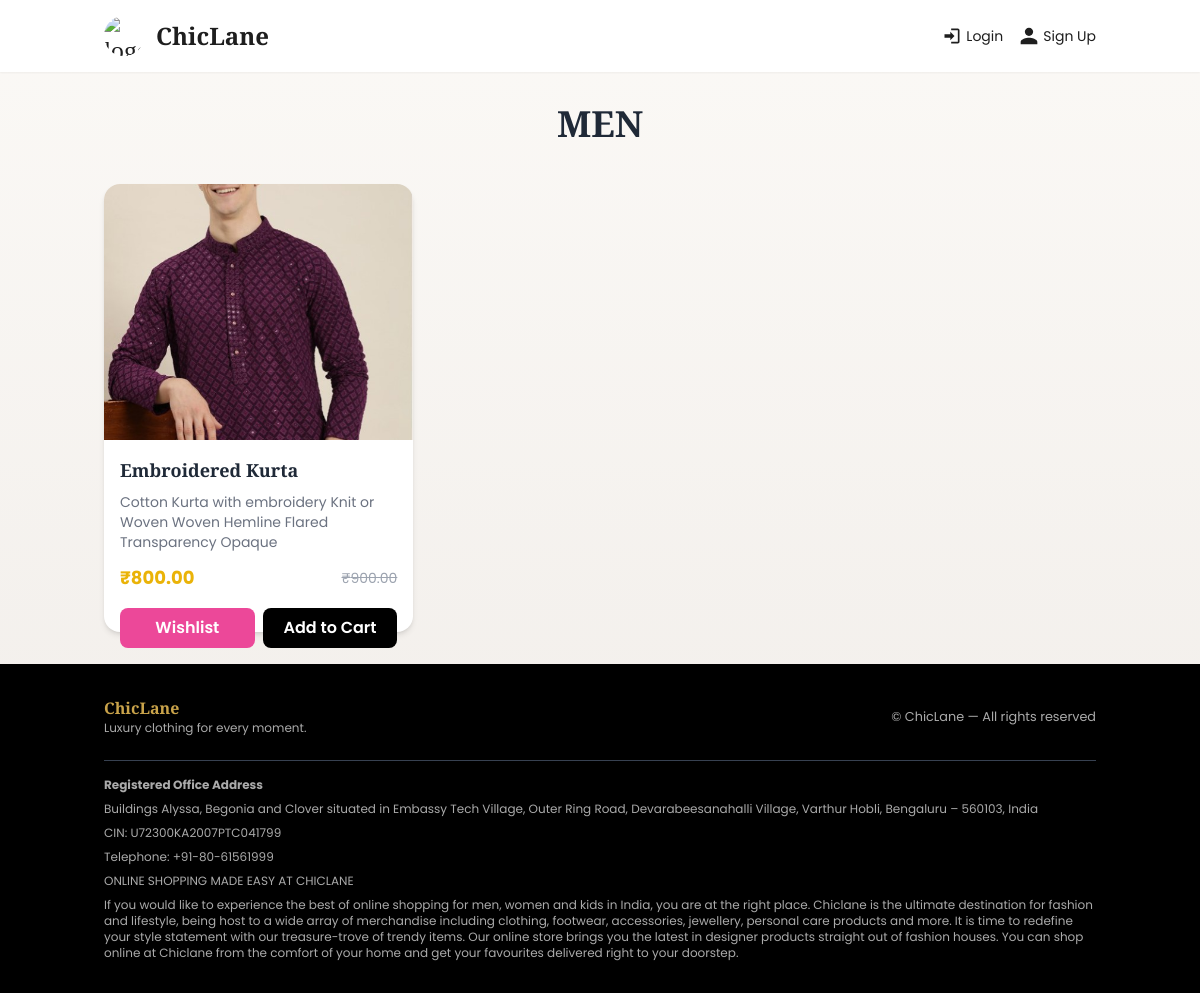
The page /category/men/ on the database its author committed.
### store/models.py (models this page shows, shortened)
class Category(models.Model):
    name = models.CharField(max_length=255)
    slug = models.SlugField(unique=True, blank=True)
    description = models.TextField(blank=True, null=True)
    parent = models.ForeignKey(
        'self',
        on_delete=models.SET_NULL,
        blank=True,
        null=True,
        related_name='subcategories'
    )
    image = models.ImageField(upload_to="category_images/", blank=True, null=True)
    class Meta:
        verbose_name_plural = "Categories"

class Product(models.Model):
    name = models.CharField(max_length=255)
    slug = models.SlugField(max_length=300, unique=True, blank=True)
    category = models.ForeignKey(
        Category,
        on_delete=models.SET_NULL,
        null=True,
        related_name="products"
    )
    description = models.TextField(blank=True)
    price = models.DecimalField(max_digits=10, decimal_places=2)
    discounted_price = models.DecimalField(max_digits=10, decimal_places=2, null=True, blank=True)
    is_featured = models.BooleanField(default=False)
    is_active = models.BooleanField(default=True)
    created_at = models.DateTimeField(auto_now_add=True)
    def get_price(self):
        return self.discounted_price if self.discounted_price else self.price

class ProductImage(models.Model):
    product = models.ForeignKey(Product, on_delete=models.CASCADE, related_name="images")
    image = models.ImageField(upload_to="products/")
    alt_text = models.CharField(max_length=255, blank=True)
    is_primary = models.BooleanField(default=False)
    color = models.CharField(max_length=80, blank=True)  # optional for variant

### store/views.py (the view)
# urls.py: path('category/<slug:slug>/', views.category_products, name='category_products'),
def category_products(request, slug):
    category = get_object_or_404(Category, slug=slug)
    subcategories = category.subcategories.all()
    if subcategories.exists():  # parent category
        products = Product.objects.filter(category__in=subcategories)
    else:
        products = Product.objects.filter(category=category)
    return render(request, "store/category_products.html", {
        "category": category,
        "subcategories": subcategories,  # pass subcategories to template
        "products": products,
    })

### store/context_processors.py (called while the page is built)
def cart_and_wishlist_counts(request):
    cart_count = 0
    wishlist_count = 0
    if request.user.is_authenticated:
        cart_count = CartItem.objects.filter(user=request.user).count()
        wishlist_count = Wishlist.objects.filter(user=request.user).count()
    else:
        session_key = request.session.session_key or request.session.create()
        cart_count = CartItem.objects.filter(session_key=session_key).count()
    return {
        "cart_count": cart_count,
        "wishlist_count": wishlist_count,
    }

### store/templates/store/category_products.html (shortened to what this page needs)
{% extends "store/base.html" %}
{% block content %}
<h1 class="text-4xl font-playfair font-bold mb-10 text-center text-gray-800" data-aos="fade-up">{{ category.name }}</h1>
<div class="grid grid-cols-1 sm:grid-cols-2 lg:grid-cols-3 xl:grid-cols-4 gap-8">
  {% for product in products %}
    <div class="bg-white rounded-2xl shadow-md hover:shadow-xl transform hover:-translate-y-1 transition-all duration-300 group">
      <a href="{% url 'store:product_detail' product.slug %}" class="block overflow-hidden rounded-t-2xl">
        {% if product.images.all %}
          <img src="{{ product.images.all.0.image.url }}" alt="{{ product.name }}" class="w-full h-64 object-cover group-hover:scale-105 transition-transform duration-500">
        {% else %}
          <img src="https://via.placeholder.com/400x300?text=No+Image" alt="{{ product.name }}" class="w-full h-64 object-cover group-hover:scale-105 transition-transform duration-500">
        {% endif %}
      </a>
      <div class="p-4 flex flex-col justify-between h-48">
        <div>
          <h3 class="text-lg font-semibold text-gray-800 mb-2 line-clamp-2">{{ product.name }}</h3>
          <p class="text-gray-500 text-sm mb-3 line-clamp-3">{{ product.description }}</p>
        </div>
        <div class="flex items-center justify-between mt-auto">
          <div class="text-yellow-500 font-bold text-lg">₹{{ product.get_price }}</div>
          {% if product.discounted_price %}
            <div class="text-gray-400 text-sm line-through">₹{{ product.price }}</div>
          {% endif %}
        </div>
        {% if product.variants.first %}
        <div class="mt-4 flex gap-2">
          <form method="post" action="{% url 'store:toggle_wishlist' %}" class="flex-1">
            <button type="submit" class="w-full py-2 rounded-lg text-white font-semibold transition-colors
              {% if product.id in wishlist_product_ids %}bg-gray-400 hover:bg-gray-500{% else %}bg-pink-500 hover:bg-pink-600{% endif %}">
              {% if product.id in wishlist_product_ids %}Unwishlist{% else %}Wishlist{% endif %}
            </button>
          </form>
          <form method="post" action="{% url 'store:add_to_cart' %}" class="flex-1">
            <button type="submit" class="w-full py-2 rounded-lg bg-black text-white font-semibold hover:bg-gray-800 transition-colors">
              Add to Cart
            </button>
          </form>
        </div>
        {% else %}
          <span class="text-gray-400 mt-4 block">No variants available</span>
        {% endif %}
      </div>
    </div>
  {% empty %}
    <p class="text-center text-gray-500 col-span-3 mt-10">No products in this category yet.</p>
  {% endfor %}
</div>
{% endblock %}

### static/store/css/custom.css (style rules this page uses)
:root { --gold: #C9A34A; --ivory: #FBF9F6; --charcoal: #1E1E1E; --muted: #767676; }
body { background: var(--ivory); color: var(--charcoal); font-family: 'Inter', sans-serif; }

### store/templates/store/base.html (style rules this page uses)
body { font-family: 'Poppins', sans-serif !important; background: linear-gradient(180deg, #FBF9F6 0%, #F0ECE8 100%); color: #1E1E1E; }
h1, h2, h3, h4, h5, h6 { font-family: 'Playfair Display', serif; }

### rows shown on the page
Category: name "MEN"
Product: images.all.0.image (picture), name "Embroidered Kurta", description "Cotton Kurta with embroidery Knit or Woven Woven Hemline Flared Transparency Opaque", get_price "800.00", price "900.00", shows "Wishlist"
